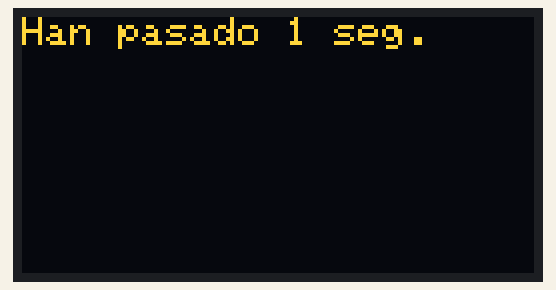
A sketch run on a simulated ESP32. On the bench: 128×64 one-colour display. The OLED is the two-colour kind (top 16 rows yellow); random numbers use the default seed unless the sketch sets one; what the sketch prints to the serial monitor is not drawn.

Above: at 1.1 s.
At 3.3 s:
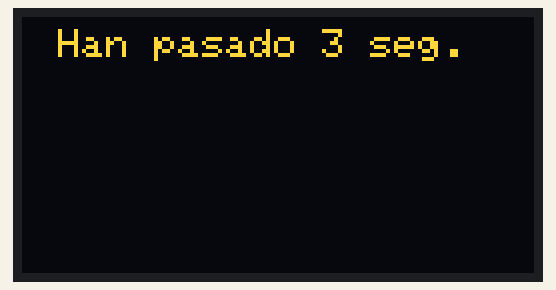
At 9.7 s:
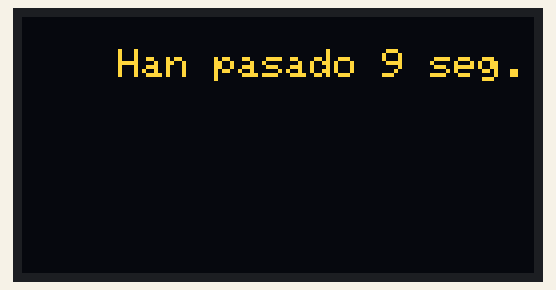
At 18.6 s:
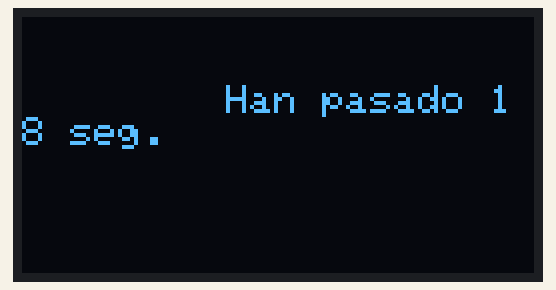
At 26.3 s:
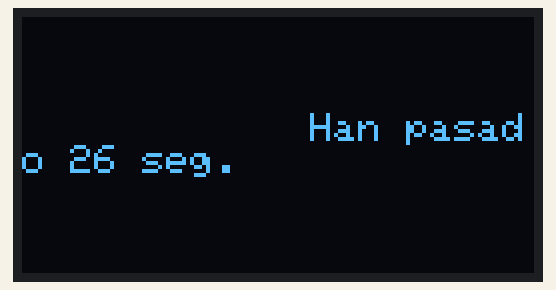
At 36.4 s:
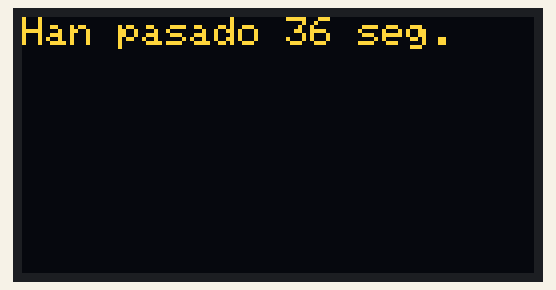

Measured:
- what the display in image 0 shows lasts 0.8 s, from 1.1 s to 1.9 s
- what the display in image 1 shows lasts 1.7 s, from 3.3 s to 5.0 s
- what the display in image 2 shows lasts 1.9 s, from 9.7 s to 11.6 s
- what the display in image 3 shows lasts 1.8 s, from 18.5 s to 20.3 s
- what the display in image 4 shows lasts 1.6 s, from 26.2 s to 27.8 s
- what the display in image 5 shows lasts 1.5 s, from 36.4 s to 37.9 s

The sketch:

Display_Inicial_OLED_SSD1306.ino
```cpp
#include <Adafruit_SSD1306.h>
#include <splash.h>

#include "config.h"

Adafruit_SSD1306 display = Adafruit_SSD1306(SCREEN_WIDTH,SCREEN_HEIGHT, &Wire);

int contador=0;

void displayInit(){
  display.begin(SSD1306_SWITCHCAPVCC, 0x3C);
  display.clearDisplay();
  display.setTextSize(1);
  display.setTextColor(SSD1306_WHITE);
  display.setCursor(0,0);
  display.println(F("Hola Mundo!"));
  display.println(F("Datos de Compilacion:"));
  display.printf("Fecha %s\n",__DATE__);
  display.printf("Hora: %s\n",__TIME__);
  display.display();
}

void setup() {
  Serial.begin(BAUDRATE);
  delay(1000);
  Serial.println(F("Iniciando Display..."));
  displayInit();
  Serial.println(F("Display Iniciado"));
  display.setCursor(0,0);
}

void loop() {
  display.clearDisplay();
  display.setCursor(contador*3,contador);
  contador++;
  Serial.println(millis());
  display.printf("Han pasado %d seg.\n",millis()/1000);
  display.display();
  delay(random(2000));
  if (contador > 31) contador=0;
}
```

config.h
```cpp
#include <Arduino.h>
#pragma once

// BAUDRATE
const long BAUDRATE = 115200;

// PARPADEO
const int BLINK_OK = 250;

// OLED
const int SCREEN_WIDTH = 128; // OLED display width, in pixels
const int SCREEN_HEIGHT = 64; // OLED display height, in pixels
#define LINEA_BLANCO  F("                    ")

// PINOUT
// PINOUT
const int DHT_PIN = GPIO_NUM_33;        // ADC1_5
const int PIN_ADC = GPIO_NUM_32;        // ADC1_4
const int PIN_ENC_A = GPIO_NUM_18;      //
const int PIN_ENC_B = GPIO_NUM_5;       //
const int PIN_ENC_PUSH = GPIO_NUM_19;   //
const int PIN_LED_R = GPIO_NUM_23;      //
const int PIN_LED_G = GPIO_NUM_1;       // TX0!
//const int PIN_SERVO_1 = GPIO_NUM_4;   // ADC2_0
//const int PIN_SERVO_2 = GPIO_NUM_15;  // ADC2_3
//const int PIN_SERVO_3 = GPIO_NUM_13;  // ADC2_4
//const int PIN_SERVO_4 = GPIO_NUM_12;  // ADC2_5
//const int PIN_SERVO_5 = GPIO_NUM_14;  // ADC2_6

/* NO ES POSIBLE USAR WIFI Y SERVOS AL MISMO TIEMPO*/
```
